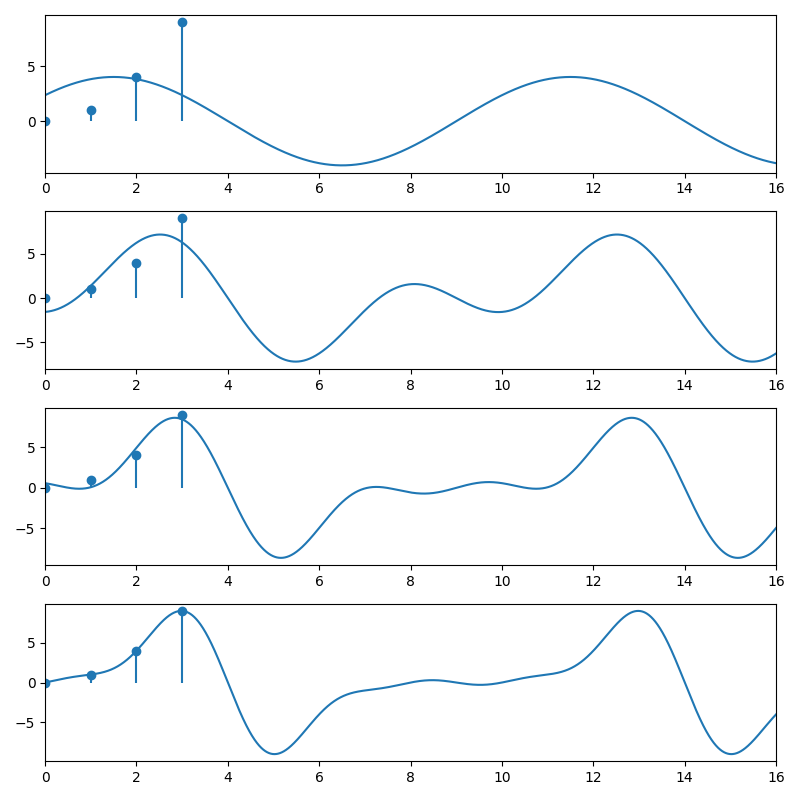

This figure's Python source:
import os
import sys
import numpy as np
import matplotlib.pyplot as plt
from libDIP.tmat4e import tmat4e

# %% Figure614

# Parameters
N = 4
Te = 1e-3  # Sampling period

# Data
f = (np.array([0, 1, 2, 3], dtype=float) ** 2).reshape(-1, 1)

# DST Transform (MATLAB dstmtx)
DST = tmat4e('DST', N)

# Reconstruction
t = np.arange(0, 4 * N + Te, Te)
Rec = np.zeros((N, t.size), dtype=float)

Theta = DST @ f

for i in range(1, N + 1):
    Phi = np.sqrt(2.0 / (N + 1)) * np.sin((t + 1.0) * i * np.pi / (N + 1))
    if i == 1:
        Rec[i - 1, :] = Phi * Theta[i - 1, 0]
    else:
        Rec[i - 1, :] = Rec[i - 2, :] + Phi * Theta[i - 1, 0]

Factor = f[-1, 0] / Rec[N - 1, 3000]

# Original digital signal
tn = np.arange(0, N)

# Display
plt.figure(figsize=(8, 8))
for iter_idx in range(1, N + 1):
    ax = plt.subplot(N, 1, iter_idx)
    ax.plot(t, Factor * Rec[iter_idx - 1, :])
    ax.stem(tn, f.ravel(), basefmt=' ')
    ax.set_xlim(t[0], t[-1])

plt.tight_layout()
plt.savefig('Figure614.png')
print('Saved Figure614.png')
plt.show()
